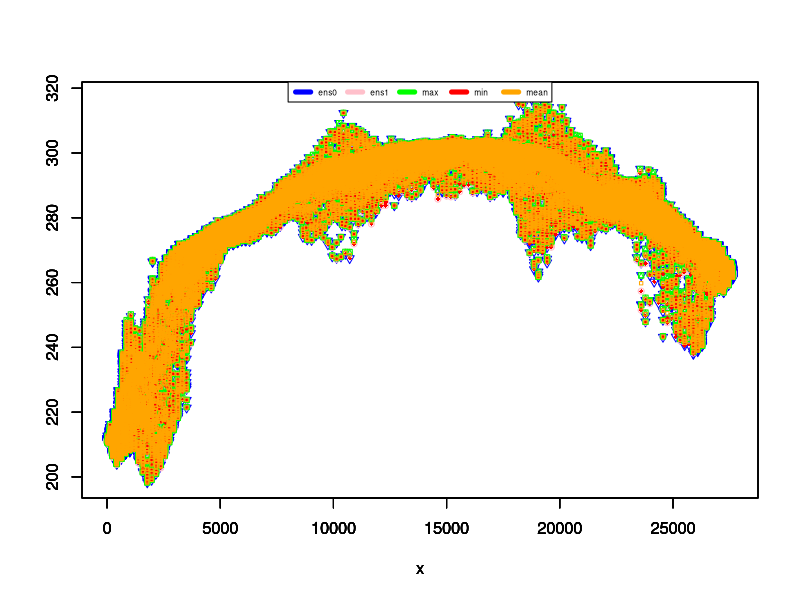
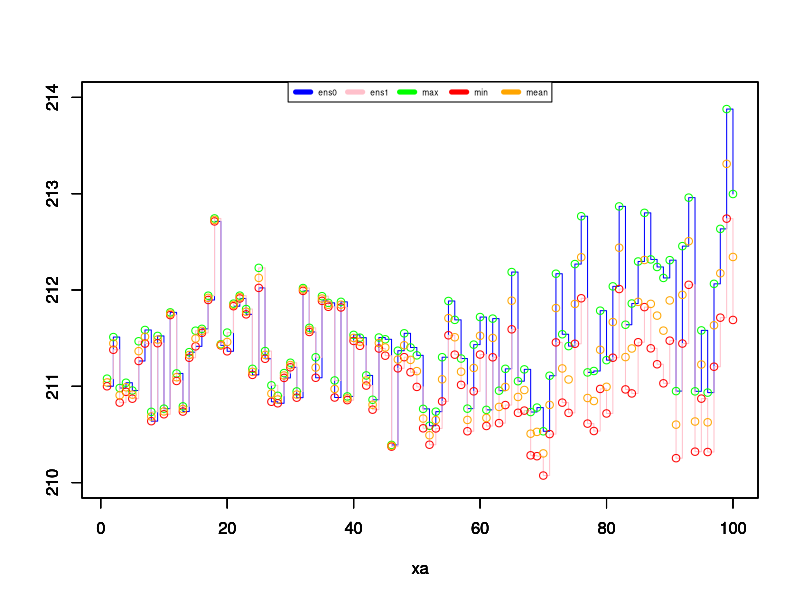
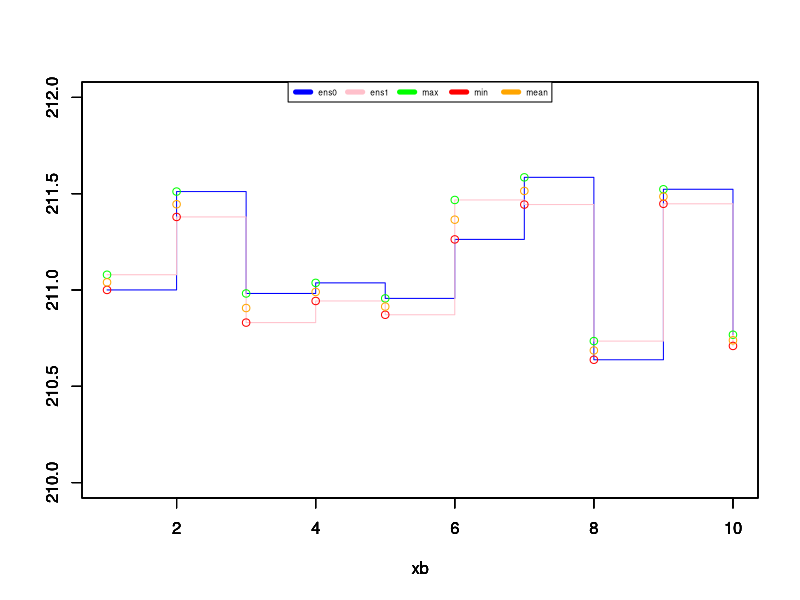
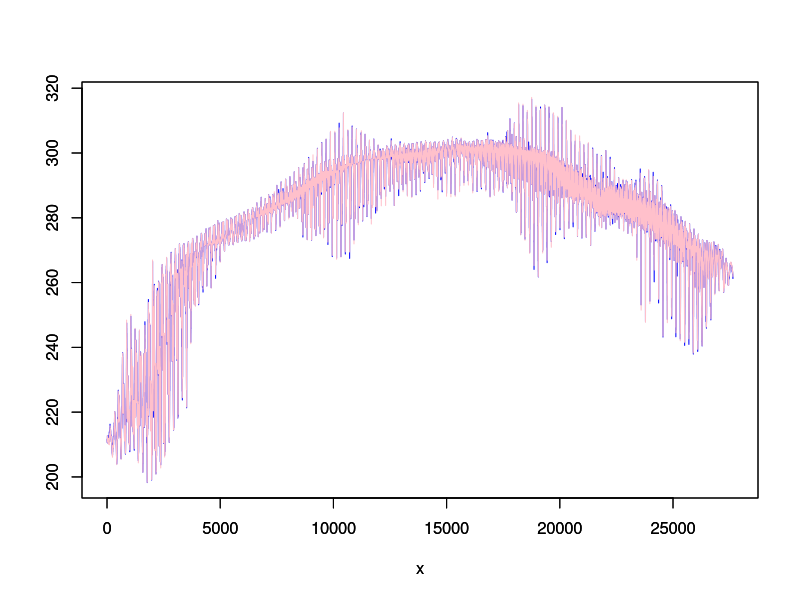
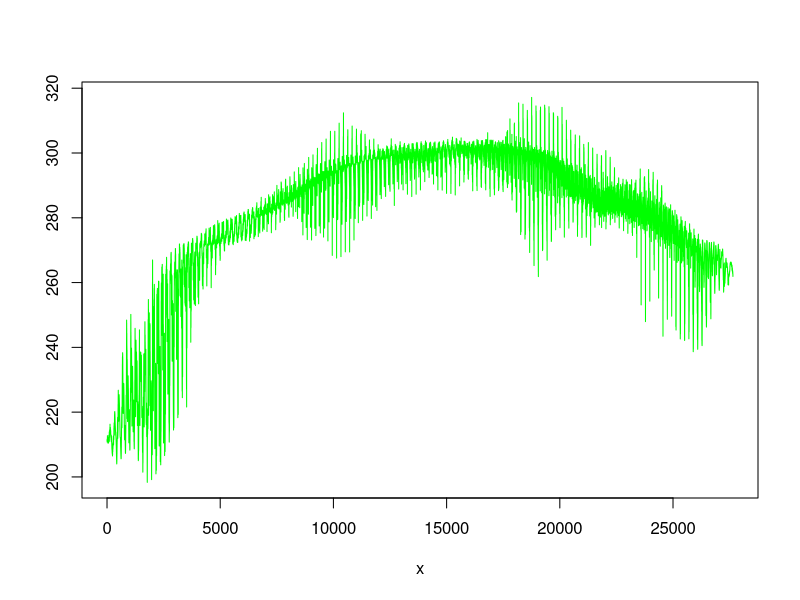
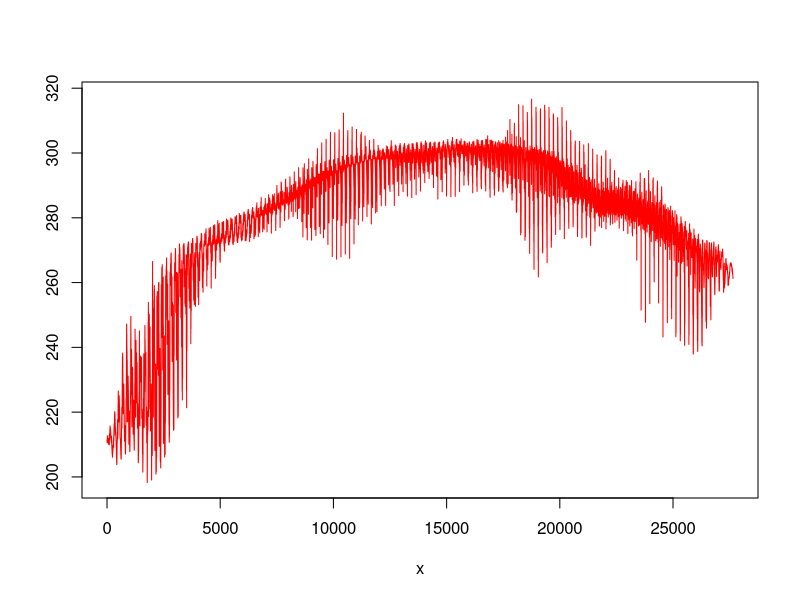
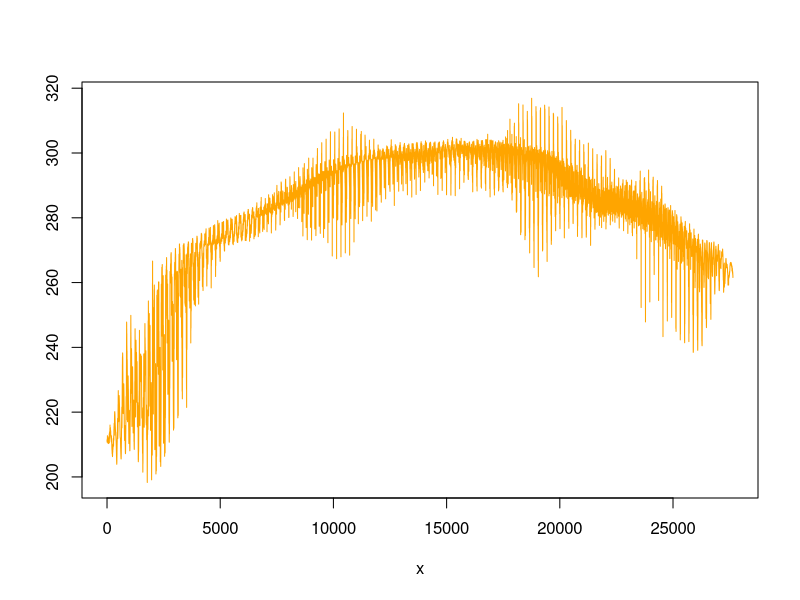

Recreate these plots in R, in order.
#!/usr/bin/env Rscript

# ########################################################

pdf("temp.pdf") # either save all files in one pdf or the files in specific pdfs; find an option to automatise the choice

# temp_inst = read.csv("temp-inst.csv")
# temp_max = read.csv("temp-max.csv")
# temp_min = read.csv("temp-min.csv")
# temp_mean = read.csv("temp-mean.csv")

# data = read.table("test.csv", header=FALSE, sep = ',')
temp_inst1 = read.table("inst12.txt", header=FALSE, sep = ',')
temp_inst2 = read.table("inst22.txt", header=FALSE, sep = ',')
temp_max = read.table("max2.txt", header=FALSE, sep = ',')
temp_min = read.table("min2.txt", header=FALSE, sep = ',')
temp_mean = read.table("mean2.txt", header=FALSE, sep = ',')
temp_stdev = read.table("stdev2.txt", header=FALSE, sep = ',')

x1=length(temp_inst1)
x2=length(temp_inst2)
x3=length(temp_max)
x4=length(temp_min)
x5=length(temp_mean)
x6=length(temp_stdev)

print(x1)
print(x2)
print(x3)
print(x4)
print(x5)
print(x6)

x = seq(1, x1, 1)

lmin = min(temp_inst1,temp_inst2,temp_max,temp_min,temp_mean)
print(lmin)

lmax = max(temp_inst1,temp_inst2,temp_max,temp_min,temp_mean)
print(lmax)

plot(x,temp_inst1,type="p",col="blue",ylim = c(lmin, lmax),ylab="",pch = 6, cex = .9) 
par(new = TRUE)
plot(x,temp_inst2,type="p",col="pink",ylim = c(lmin, lmax),ylab="", pch = 10, cex = .8) 
par(new = TRUE)
plot(x,temp_max,type="p",col="green",ylim = c(lmin, lmax),ylab="", pch = 14, cex = .7) 
par(new = TRUE)
plot(x,temp_min,type="p",col="red",ylim = c(lmin, lmax),ylab="", pch = 18, cex = .6) 
par(new = TRUE)
plot(x,temp_mean,type="p",col="orange",ylim = c(lmin, lmax),ylab="", pch = 22, cex = .5) 
par(new = TRUE)
#lines(x,temp_stdev,col="pink")
plot_colors <- c("blue","pink","green","red","orange") 
par(new = TRUE)
legend(x = "top",inset = 0,
        legend = c("ens0", "ens1","max", "min","mean"), 
        col=plot_colors, lwd=5, cex=.5, horiz = TRUE)


xa = seq(1, 100, 1)


plot(xa,temp_inst1[1:100],type="s",col="blue",ylim = c(210,214),ylab="")
par(new = TRUE)
plot(xa,temp_inst2[1:100],type="s",col="pink",ylim = c(210,214),ylab="")
par(new = TRUE)
plot(xa,temp_max[1:100],type="p",col="green",ylim = c(210,214),ylab="")
par(new = TRUE)
plot(xa,temp_min[1:100],type="p",col="red",ylim = c(210,214),ylab="")
par(new = TRUE)
plot(xa,temp_mean[1:100],type="p",col="orange",ylim = c(210,214),ylab="")
par(new = TRUE)
#lines(x,temp_stdev,col="pink")
plot_colors <- c("blue","pink","green","red","orange")
par(new = TRUE)
legend(x = "top",inset = 0,
        legend = c("ens0", "ens1","max", "min","mean"),
        col=plot_colors, lwd=5, cex=.5, horiz = TRUE)


xb = seq(1, 10, 1)


plot(xb,temp_inst1[1:10],type="s",col="blue",ylim = c(210,212),ylab="")
par(new = TRUE)
plot(xb,temp_inst2[1:10],type="s",col="pink",ylim = c(210,212),ylab="")
par(new = TRUE)
plot(xb,temp_max[1:10],type="p",col="green",ylim = c(210,212),ylab="")
par(new = TRUE)
plot(xb,temp_min[1:10],type="p",col="red",ylim = c(210,212),ylab="")
par(new = TRUE)
plot(xb,temp_mean[1:10],type="p",col="orange",ylim = c(210,212),ylab="")
par(new = TRUE)
#lines(x,temp_stdev,col="pink")
plot_colors <- c("blue","pink","green","red","orange")
par(new = TRUE)
legend(x = "top",inset = 0,
        legend = c("ens0", "ens1","max", "min","mean"),
        col=plot_colors, lwd=5, cex=.5, horiz = TRUE)

#print(temp_inst1[1:10])
#print(temp_inst2[1:10])
#print(temp_max[1:10])
#print(temp_min[1:10])
#print(temp_mean[1:10])


plot(x,temp_inst1,type="l",col="blue",ylim = c(lmin, lmax),ylab="")
par(new = TRUE)
plot(x,temp_inst2,type="l",col="pink",ylim = c(lmin, lmax),ylab="")

plot(x,temp_max,type="l",col="green",ylim = c(lmin, lmax),ylab="")

plot(x,temp_min,type="l",col="red",ylim = c(lmin, lmax),ylab="")

plot(x,temp_mean,type="l",col="orange",ylim = c(lmin, lmax),ylab="")

#plot(x,temp_stdev,col="pink")

#dev.off()
print("Graphics constructed with success!")
